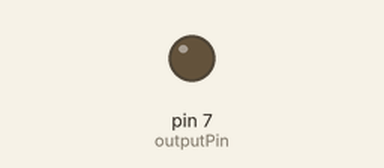
Recording of a sketch running on a simulated Arduino Uno, built with avr-gcc and run on an emulated ATmega328P. Shown: output pins drawn as LEDs (lit = HIGH). Random numbers use the default seed unless the sketch sets one.

Above: at 0.1 s.
At 39.83 s:
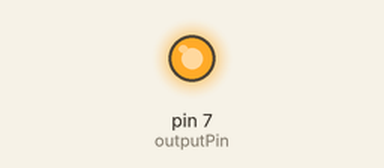
Timing chart, 0 to 40.0 s (numbered marks = the images above):
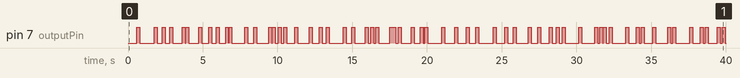

Measured:
- by itself, pin 7 (outputPin): LOW → HIGH at 0.59 s, → LOW 0.20 s later, → HIGH 0.96 s later, → LOW 0.20 s later, … (118 changes in this stretch)

The sketch:

arduino.ino
```cpp
const int outputPin = 7;

void setup() {
  // Configure the Uno pin to send a signal
  pinMode(outputPin, OUTPUT);

  // Seed the random generator by reading an unconnected analog pin.
  randomSeed(analogRead(0));
}

void loop() {
  // Set high (simulating estop released)
  digitalWrite(outputPin, LOW);

  // Wait anywhere from 0 to 1s to make this unpredictable
  int randomWait = random(0, 1001);
  delay(randomWait);

  // Set low (simulating estop press)
  digitalWrite(outputPin, HIGH);

  // Wait 100ms to reset everything in the
  delay(200);
}
```
